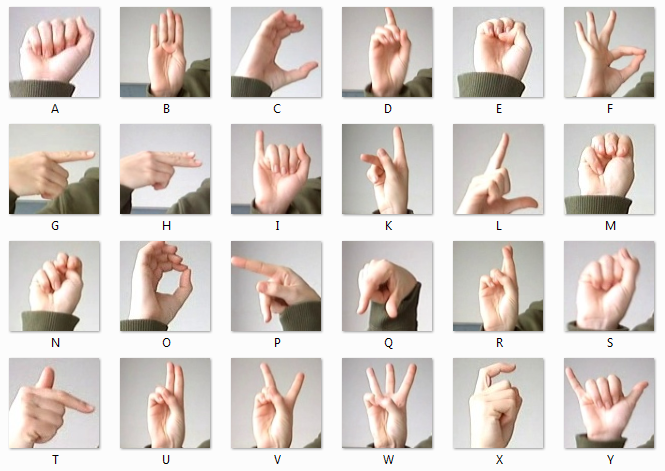
#> input picture amer_sign2 .png, 665 x 471 px, found by its file name
$ python crop_grid.py
#> lines starting #> are read from the running program, lines starting #| are printed output that depends on the picture
from PIL import Image
import os

# --- CONFIGURATION ---
INPUT_IMAGE = r"C:\ASL_Project\amer_sign2 .png"  # Update this to your actual filename
OUTPUT_DIR = r"C:\ASL_Project\curated_standard"

# Grid layout
COLS = 4
ROWS = 6

# ASL letters A-Y (no Z), left to right, top to bottom
# Adjust this order if your grid is arranged differently
LETTERS = [
    'A', 'B', 'C', 'D',
    'E', 'F', 'G', 'H',
    'I', 'J', 'K', 'L',
    'M', 'N', 'O', 'P',
    'Q', 'R', 'S', 'T',
    'U', 'V', 'W', 'X',
    'Y'
]

# --- SETUP ---
os.makedirs(OUTPUT_DIR, exist_ok=True)
img = Image.open(INPUT_IMAGE).convert("RGB")
width, height = img.size
#> width = 665; height = 471
print(f"Image size: {width}x{height}")
#| Image size: 665x471

cell_w = width // COLS
#> cell_w = 166
cell_h = height // ROWS
#> cell_h = 78
print(f"Cell size: {cell_w}x{cell_h}")
#| Cell size: 166x78

# --- CROP LOOP ---
letter_idx = 0
for row in range(ROWS):
    for col in range(COLS):
        if letter_idx >= len(LETTERS):
            break

        left = col * cell_w
        top = row * cell_h
        right = left + cell_w
        bottom = top + cell_h

        cell = img.crop((left, top, right, bottom))
        letter = LETTERS[letter_idx]
        out_path = os.path.join(OUTPUT_DIR, f"{letter}.png")
        cell.save(out_path)
        print(f"Saved: {letter} → {out_path}")
        letter_idx += 1
#> this loop made 6 passes
#> pass 1, `cell.save(out_path)`:
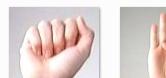
#> saved as A.png: PIL image 166x78 RGB; mean R, G, B 224.6, 210.6, 207
#> pass 1, `cell.save(out_path)`:
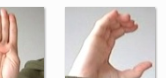
#> saved as B.png: PIL image 166x78 RGB; mean R, G, B 210.2, 197.1, 191.4
#> pass 1, `cell.save(out_path)`:
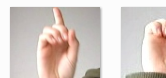
#> saved as C.png: PIL image 166x78 RGB; mean R, G, B 216.6, 204.7, 198.5
#> pass 1, `cell.save(out_path)`:
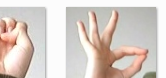
#> saved as D.png: PIL image 166x78 RGB; mean R, G, B 216.9, 205.6, 198.6
#> after the loop:
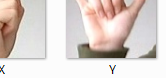
#> cell: PIL image 166x78 RGB; mean R, G, B 220.5, 209.6, 204.9
#> after the loop, letter_idx = 24

print(f"\nDone. {letter_idx} letters cropped to {OUTPUT_DIR}")
#| Done. 24 letters cropped to C:\ASL_Project\curated_standard
print("Open a few in Windows Photos to verify cell alignment before running the audit.")

$ run again, with 11.png copied over amer_sign2 .png
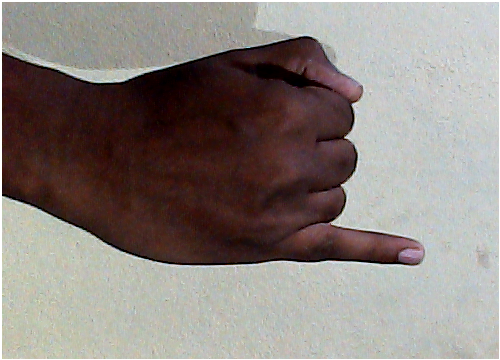
#> input picture 11.png, 500 x 360 px, found by its file name
#> img is the input picture: PIL image 500x360 RGB; mean R, G, B 139.6, 131.2, 126.8
#| Image size: 500x360
#| Cell size: 125x60
#> the loop `for row in range(ROWS):` made 6 passes
#> pass 1, `cell.save(out_path)`:
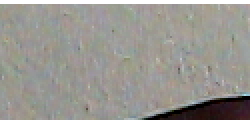
#> saved as B.png: PIL image 125x60 RGB (shown 2 times larger); mean R, G, B 152.3, 150.1, 144.5
#> after the loop `for row in range(ROWS):`:
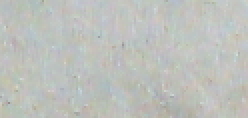
#> cell: PIL image 125x60 RGB (shown 2 times larger); mean R, G, B 191.5, 193.8, 189.8
#> after the loop `for row in range(ROWS):`: letter_idx = 24
#| Done. 24 letters cropped to C:\ASL_Project\curated_standard

$ run again, with 36.png copied over amer_sign2 .png
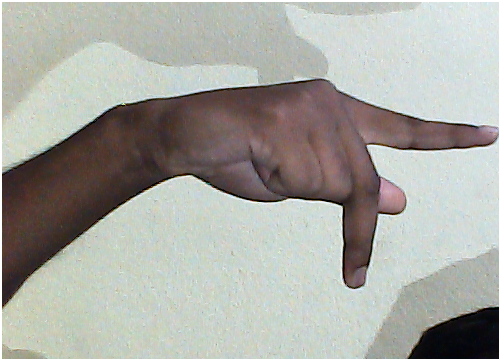
#> input picture 36.png, 500 x 360 px, found by its file name
#> img is the input picture: PIL image 500x360 RGB; mean R, G, B 168.4, 168.8, 162.5
#| Image size: 500x360
#| Cell size: 125x60
#> the loop `for row in range(ROWS):` made 6 passes
#> pass 1, `cell.save(out_path)`:
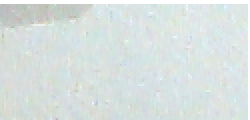
#> saved as D.png: PIL image 125x60 RGB (shown 2 times larger); mean R, G, B 217.1, 225.3, 223.7
#> after the loop `for row in range(ROWS):`:
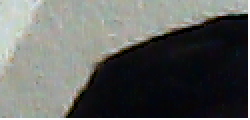
#> cell: PIL image 125x60 RGB (shown 2 times larger); mean R, G, B 97.8, 99.7, 96.9
#> after the loop `for row in range(ROWS):`: letter_idx = 24
#| Done. 24 letters cropped to C:\ASL_Project\curated_standard
